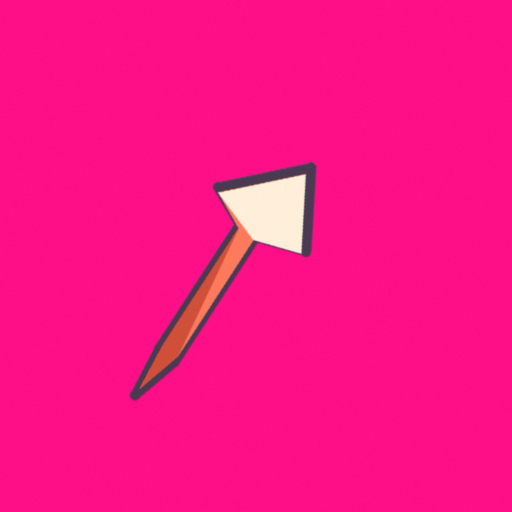
#> input picture artpipe/fixtures/generated_fire_projectile_raw.png, 1024 x 1024 px, given as the content of the folder fixtures/generated_fire_projectile_raw.png, which was not available (shown at 1/2 size)
$ python anim_post.py fixtures/generated_fire_projectile_raw.png --out out.png
#> lines starting #> are read from the running program, lines starting #| are printed output that depends on the picture; pictures that were not available may be replaced by others from this repository, and a replacement may not be noted
"""Hậu kỳ một chuỗi frame nhân vật 2D -> spritesheet dùng được trong game.

    python3 tools/artpipe/anim_post.py out/anim/hero/walk/s1000/rgba --out /tmp/walk \\
        --name walk --cell 128 --fps 10 --loop --count 8

Đầu vào là các PNG RGBA mà `anim.py` tải về (đã tách nền trên máy render). Không cần GPU,
không cần torch — chạy trên Mac, chạy lại bao nhiêu lần cũng được mà không tốn một giây GPU.

## Vì sao xử lý CẢ CHUỖI chứ không từng ảnh

Làn icon cắt/chuẩn hoá từng ảnh riêng, và đó đúng là cách làm hỏng animation: mỗi frame tự
cắt theo hộp bao của riêng nó thì nhân vật co giãn, nhảy lên nhảy xuống giữa các frame dù
video gốc đứng yên. Nên mọi quyết định hình học ở đây dựa trên **toàn chuỗi**:

  * một hộp bao chung (hợp của mọi frame) -> cùng một phép cắt + cùng một tỉ lệ cho mọi frame
  * pivot ở đáy giữa ô — chân nhân vật nằm cố định trên một đường
  * (tuỳ chọn) một bảng màu chung cho cả chuỗi — màu không "sôi" giữa các frame

## Số đo, không phải phán xét

`metrics()` in ra các con số để người chọn biến thể nhìn vào, và gắn cờ khi vượt ngưỡng. Nó
KHÔNG loại biến thể nào: ngưỡng chỉ đúng sau khi đo trên output thật của máy render, cùng luật
với làn mesh (xem `mesh.summarise_mesh`).
"""

from __future__ import annotations

import argparse
import json
import sys
from pathlib import Path

import numpy as np
from PIL import Image, ImageDraw

#: alpha > ngưỡng này mới tính là "thân nhân vật" khi đo hộp bao / silhouette. Thấp hơn là
#: viền mờ của matte — tính cả vào thì hộp bao phình theo nhiễu.
ALPHA_SOLID = 128

#: Ngưỡng gắn cờ. Đặt theo lý thuyết, CHƯA hiệu chỉnh trên output thật — sửa sau mẻ đầu.
FLAG_MIN_IOU = 0.55        # hai frame liền nhau trùng silhouette dưới mức này = nhảy hình
FLAG_LOOP_IOU = 0.70       # frame cuối -> frame đầu của vòng lặp
FLAG_DRIFT_X = 0.12        # trọng tâm trôi ngang quá 12% bề rộng ô = nhân vật đi khỏi chỗ
FLAG_AREA_RATIO = 1.8      # diện tích lớn nhất / nhỏ nhất — nhân vật phình/co bất thường
FLAG_COLOR_DRIFT = 28.0    # lệch màu trung bình (0-255) so với frame đầu = đổi màu áo/da


def load_frames(folder: Path) -> list[Image.Image]:
    files = sorted(p for p in folder.glob("*.png"))
    if not files:
        raise SystemExit(f"không có PNG nào trong {folder}")
    return [Image.open(p).convert("RGBA") for p in files]


def select(n: int, loop: bool = False, count: int = 0, step: int = 1,
           start: int = 0, end: int = 0) -> list[int]:
    """Chọn chỉ số frame giữ lại.

    `loop`: graph vòng lặp ép frame cuối = frame đầu (cùng một ảnh anchor), nên giữ cả hai
    thì khi phát lặp sẽ có một nhịp đứng hình. Bỏ frame cuối.

    `count` thắng `step`: chia đều `count` frame trên đoạn đã cắt. Với vòng lặp, chia theo
    kiểu không lấy điểm cuối, để khoảng cách từ frame cuối quay về frame đầu cũng đều.
    """
    last = n - 1 if loop else n
    stop = last - end if end else last
    idx = list(range(start, max(start, stop)))
    if not idx:
        return []
    if count and count < len(idx):
        pos = np.linspace(0, len(idx), count, endpoint=False) if loop else \
            np.linspace(0, len(idx) - 1, count)
        return [idx[int(round(p))] for p in pos]
    return idx[::max(1, step)]


def union_bbox(frames: list[Image.Image],
               thr: int = ALPHA_SOLID) -> tuple[int, int, int, int] | None:
    box = None
    for f in frames:
        a = np.asarray(f)[:, :, 3] >= thr
        ys, xs = np.nonzero(a)
        if not len(xs):
            continue
        b = (int(xs.min()), int(ys.min()), int(xs.max()) + 1, int(ys.max()) + 1)
        box = b if box is None else (min(box[0], b[0]), min(box[1], b[1]),
                                     max(box[2], b[2]), max(box[3], b[3]))
    return box


# [14 lines left out: function fit_cells, not called in this run]


def fit_rest(frames: list[Image.Image], rest: tuple[int, int, int, int], cell: int,
             pad: int = 4, fill: float = 0.8) -> list[Image.Image]:
    """Khung CỐ ĐỊNH theo tư thế đứng — cùng tỉ lệ + cùng vị trí chân cho MỌI animation.

    `fit_cells` thu theo hộp bao của riêng một clip: clip có vầng sáng phép to thì nhân vật
    bị thu nhỏ hơn clip idle, vào game đổi animation là nhân vật đổi cỡ. Mọi clip đều bắt
    đầu từ cùng một anchor, nên frame đầu (tư thế đứng) là thước chung: nhân vật đứng cao
    `fill` phần ô, chân chạm đáy ô trừ `pad`. Cái gì vượt ra ngoài ô thì bị cắt — `metrics`
    gắn cờ khi xảy ra, để tăng cell hoặc giảm fill.
    """
    rw, rh = rest[2] - rest[0], rest[3] - rest[1]
    avail = cell - 2 * pad
    scale = min(avail * fill / rh, avail / rw)
    fw, fh = frames[0].size
    w, h = max(1, round(fw * scale)), max(1, round(fh * scale))
    cx = (rest[0] + rest[2]) / 2 * scale
    x, y = round(cell / 2 - cx), round(cell - pad - rest[3] * scale)
    out = []
    for f in frames:
        c = Image.new("RGBA", (cell, cell), (0, 0, 0, 0))
        big = f.resize((w, h), Image.LANCZOS)
        c.alpha_composite(big, (max(0, x), max(0, y)), (max(0, -x), max(0, -y)))
        out.append(c)
    return out


# [32 lines left out: functions palette_lock, harden_alpha, not called in this run]


def _iou(a: np.ndarray, b: np.ndarray) -> float:
    u = np.logical_or(a, b).sum()
    return float(np.logical_and(a, b).sum() / u) if u else 1.0


def metrics(cells: list[Image.Image], loop: bool, vfx: bool = False) -> dict:
    """Các con số để chọn biến thể: độ liền mạch, độ trôi, độ giữ danh tính."""
    arr = [np.asarray(c) for c in cells]
    masks = [a[:, :, 3] >= ALPHA_SOLID for a in arr]
    cell = arr[0].shape[1]
    ious = [_iou(masks[i], masks[i + 1]) for i in range(len(masks) - 1)]
    areas = [int(m.sum()) for m in masks]
    cx = [float(np.nonzero(m)[1].mean()) if m.any() else cell / 2 for m in masks]
    mean_rgb = [a[:, :, :3][m].mean(axis=0) if m.any() else np.zeros(3)
                for a, m in zip(arr, masks)]
    color = [float(np.abs(c - mean_rgb[0]).mean()) for c in mean_rgb]

    d = {
        "frames": len(cells),
        "iou_min": round(min(ious), 3) if ious else 1.0,
        "iou_mean": round(float(np.mean(ious)), 3) if ious else 1.0,
        "drift_x": round((max(cx) - min(cx)) / cell, 3),
        "area_ratio": round(max(areas) / max(1, min(areas)), 3),
        "color_drift": round(max(color), 1),
        "empty_frames": sum(1 for a in areas if a == 0),
        "clipped_frames": sum(1 for m in masks
                              if m[0].any() or m[-1].any() or m[:, 0].any() or m[:, -1].any()),
    }
    if loop and len(masks) > 1:
        d["loop_iou"] = round(_iou(masks[-1], masks[0]), 3)

    flags = []
    if d["empty_frames"]:
        flags.append(f"{d['empty_frames']} frame trống (matte ăn mất nhân vật)")
    if d["clipped_frames"]:
        flags.append(f"{d['clipped_frames']} frame chạm mép ô (bị cắt) — tăng cell hoặc giảm fill")
    if d["iou_min"] < FLAG_MIN_IOU:
        flags.append(f"nhảy hình giữa 2 frame (iou_min {d['iou_min']})")
    if d.get("loop_iou", 1.0) < FLAG_LOOP_IOU:
        flags.append(f"vòng lặp không khép (loop_iou {d['loop_iou']})")
    if d["drift_x"] > FLAG_DRIFT_X:
        flags.append(f"nhân vật trôi ngang (drift_x {d['drift_x']}) — prompt thiếu 'in place'?")
    if d["area_ratio"] > FLAG_AREA_RATIO:
        flags.append(f"thân phình/co bất thường (area_ratio {d['area_ratio']})")
    if d["color_drift"] > FLAG_COLOR_DRIFT and not vfx:  # hiệu ứng CỐ Ý đổi màu
        flags.append(f"đổi màu giữa chừng (color_drift {d['color_drift']})")
    d["flags"] = flags
    return d


# [35 lines left out: functions key_black, extreme_index, not called in this run]


def edge_flicker(cells: list[Image.Image]) -> float:
    """Độ rung viền: chênh alpha trung bình giữa 2 frame liền nhau, chỉ trên pixel viền.

    Chỉ để theo dõi. Đã thử san bằng trung vị 3 frame trên pixel viền (2026-09-23): idle
    6.98 -> 6.83, walk/punch còn TĂNG — rung chủ yếu là chuyển động thật + khử răng cưa khi
    thu nhỏ, không phải mask BiRefNet nhảy. Nên bỏ, không để lại núm vô tác dụng.
    """
    a = [np.asarray(c)[:, :, 3].astype(np.int16) for c in cells]
    vals = []
    for x, y in zip(a, a[1:]):
        soft = ((x > 0) & (x < 255)) | ((y > 0) & (y < 255))
        if soft.any():
            vals.append(float(np.abs(x - y)[soft].mean()))
    return round(float(np.mean(vals)), 2) if vals else 0.0


# [11 lines left out: function sharpen, not called in this run]


def strip(cells: list[Image.Image]) -> Image.Image:
    cell = cells[0].width
    s = Image.new("RGBA", (cell * len(cells), cell), (0, 0, 0, 0))
    for i, c in enumerate(cells):
        s.alpha_composite(c, (i * cell, 0))
    return s


def preview_gif(cells: list[Image.Image], path: Path, fps: int, scale: int = 2,
                bg=(42, 42, 53), durations: list[int] | None = None) -> None:
    """GIF để xem nhanh trên Mac (Quick Look). Nền đặc — chỉ để xem, không đưa vào game."""
    frames = []
    for c in cells:
        b = Image.new("RGBA", c.size, bg + (255,))
        b.alpha_composite(c)
        frames.append(b.convert("RGB").resize((c.width * scale, c.height * scale),
                                              Image.NEAREST))
    base = 1000 / max(1, fps)
    dur = [max(20, round(base * d)) for d in (durations or [1] * len(frames))]
    frames[0].save(path, save_all=True, append_images=frames[1:], loop=0,
                   duration=dur, disposal=2)


def process(src: Path, out: Path, name: str, cfg: dict) -> dict:
    """Toàn bộ hậu kỳ cho một biến thể. `cfg` dùng đúng các khoá của manifest anim."""
    frames = load_frames(src)
    loop = bool(cfg.get("loop"))
    keep = select(len(frames), loop=loop, count=int(cfg.get("count", 0)),
                  step=int(cfg.get("step", 1)), start=int(cfg.get("trim_start", 0)),
                  end=int(cfg.get("trim_end", 0)))
    if not keep:
        raise SystemExit(f"{src}: không còn frame nào sau khi cắt/chọn")
    vfx = None
    if cfg.get("vfx_key") == "luma":
        raw_dir = src.parent / "raw"
        if not raw_dir.is_dir():
            raise SystemExit(f"vfx_key=luma cần frame gốc ở {raw_dir}")
        frames, _ = key_black(frames, load_frames(raw_dir), use_char=False)
        rest0 = frames[0]
    elif cfg.get("vfx_key") == "black":
        raw_dir = src.parent / "raw"
        if not raw_dir.is_dir():
            raise SystemExit(f"vfx_key=black cần frame gốc ở {raw_dir}")
        rest0 = frames[0]                       # khung chuẩn lấy từ mask nhân vật, trước khi gộp
        frames, vfx = key_black(frames, load_frames(raw_dir))
    else:
        rest0 = frames[0]
    chosen = [frames[i] for i in keep]
    # Hiệu ứng thuần: rìa sáng mờ (alpha thấp) VẪN là hình — khung theo ngưỡng đặc sẽ cắt cụt
    # quầng sáng. Nhân vật thì ngược lại: viền mờ của matte không được làm phình khung.
    box = union_bbox(chosen, 16 if cfg.get("vfx_key") == "luma" else ALPHA_SOLID)
    if box is None:
        raise SystemExit(f"{src}: mọi frame đều trong suốt — matte hỏng hoặc sai thư mục")

    cell, pad = int(cfg.get("cell", 128)), int(cfg.get("pad", 4))
    framing = cfg.get("framing", "rest")
    rest = union_bbox([rest0]) if framing == "rest" else None
    fill = float(cfg.get("fill", 0.8))
    if rest is not None:
        box = rest
        cells = fit_rest(chosen, rest, cell, pad, fill)
        vcells = fit_rest([vfx[i] for i in keep], rest, cell, pad, fill) if vfx else None
    else:  # "union": ô vừa khít riêng clip này — chỉ dùng khi clip không cần khớp clip khác
        cells = fit_cells(chosen, box, cell, pad)
        vcells = fit_cells([vfx[i] for i in keep], box, cell, pad) if vfx else None
    if int(cfg.get("sharpen", 0)):
        cells = sharpen(cells, int(cfg["sharpen"]))
    if int(cfg.get("colors", 0)):
        cells = palette_lock(cells, int(cfg["colors"]))
    if int(cfg.get("alpha_threshold", 0)):
        cells = harden_alpha(cells, int(cfg["alpha_threshold"]))

    out.mkdir(parents=True, exist_ok=True)
    (out / "frames").mkdir(exist_ok=True)
    for i, c in enumerate(cells):
        c.save(out / "frames" / f"{name}_{i:02d}.png")
    strip(cells).save(out / f"{name}_sheet.png")
    if vcells:
        strip(vcells).save(out / f"{name}_vfx_sheet.png")
    fps = int(cfg.get("fps", 10))
    # Giữ lâu ở đỉnh động tác: đòn đánh có lực nhờ khoảnh khắc "đứng lại" ở điểm ra đòn,
    # không phải nhờ thêm frame. Ghi thành thời lượng từng frame, không nhân bản ảnh.
    durations = [1] * len(cells)
    hold = int(cfg.get("hold_extreme", 0))
    peak = extreme_index(cells) if hold > 1 else None
    if peak is not None:
        durations[peak] = hold
    preview_gif(cells, out / f"{name}_preview.gif", fps, durations=durations)

    meta = {
        "name": name, "cell": cell, "count": len(cells), "fps": fps, "loop": loop,
        "layout": "horizontal_strip", "pivot": [0.5, 0.0],
        "source_frames": len(frames), "kept_indices": keep,
        "framing": "rest" if rest is not None else "union",
        "crop_box": list(box), "durations": durations, "peak_frame": peak,
        "vfx_layer": f"{name}_vfx_sheet.png" if vcells else None,
        "metrics": {**metrics(cells, loop, vfx=bool(vcells)), "edge_flicker": edge_flicker(cells)},
    }
    (out / f"{name}.json").write_text(json.dumps(meta, indent=2, ensure_ascii=False), "utf-8")
    return meta


# [20 lines left out: function review_sheet, not called in this run]


def main() -> int:
    try:
        sys.stdout.reconfigure(encoding="utf-8")
    except (AttributeError, ValueError):
        pass
    ap = argparse.ArgumentParser(description="chuỗi frame RGBA -> spritesheet + số đo")
    ap.add_argument("src", type=Path, help="thư mục PNG RGBA (vd .../s1000/rgba)")
    ap.add_argument("--out", type=Path, required=True)
    ap.add_argument("--name", default="anim")
    ap.add_argument("--cell", type=int, default=128)
    ap.add_argument("--pad", type=int, default=4)
    ap.add_argument("--fps", type=int, default=10)
    ap.add_argument("--loop", action="store_true")
    ap.add_argument("--count", type=int, default=0, help="số frame giữ lại, chia đều")
    ap.add_argument("--step", type=int, default=1, help="lấy 1 trong mỗi N frame")
    ap.add_argument("--trim-start", type=int, default=0)
    ap.add_argument("--trim-end", type=int, default=0)
    ap.add_argument("--colors", type=int, default=0, help="khoá bảng màu chung (0 = tắt)")
    ap.add_argument("--alpha-threshold", type=int, default=0, help="alpha nhị phân (0 = tắt)")
    a = ap.parse_args()
    meta = process(a.src, a.out, a.name, {
        "cell": a.cell, "pad": a.pad, "fps": a.fps, "loop": a.loop, "count": a.count,
        "step": a.step, "trim_start": a.trim_start, "trim_end": a.trim_end,
        "colors": a.colors, "alpha_threshold": a.alpha_threshold})
#> in process, `frames = load_frames(src)`: frames = 1 item
#> in process, `keep = select(len(frames), loop=loop, count=int(cfg.get("count", 0)), ..`: keep = [0]
#> in process, `chosen = [frames[i] for i in keep]`: chosen = 1 item
#> the loop in union_bbox, `for f in frames:` made 1 pass
#> box on pass 1: (0, 0, 1024, 1024)
#> in process, `box = union_bbox(chosen, 16 if cfg.get("vfx_key") == "luma" else ALPHA..`: box = (0, 0, 1024, 1024)
#> in fit_rest, `rw, rh = rest[2] - rest[0], rest[3] - rest[1]`: rw = 1024
#> in fit_rest, `scale = min(avail * fill / rh, avail / rw)`: scale = 0.0938
#> in fit_rest, `w, h = max(1, round(fw * scale)), max(1, round(fh * scale))`: w = 96
#> in fit_rest, `cx = (rest[0] + rest[2]) / 2 * scale`: cx = 48
#> in fit_rest, `x, y = round(cell / 2 - cx), round(cell - pad - rest[3] * scale)`: x = 16; y = 28
#> the loop in fit_rest, `for f in frames:` made 1 pass
#> pass 1, in fit_rest, `big = f.resize((w, h), Image.LANCZOS)`:
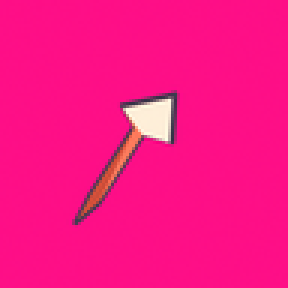
#> big: PIL image 96x96 RGBA (shown 3 times larger); mean R, G, B, A 250.5, 20, 134.2, 255
#> after the loop in fit_rest, `for f in frames:`:
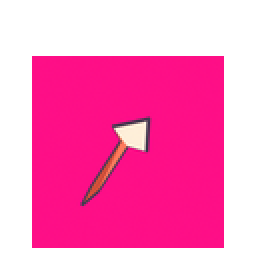
#> c: PIL image 128x128 RGBA (shown 2 times larger); mean R, G, B, A 140.9, 11.2, 75.5, 143.4; transparent parts drawn white
#> after the loop in fit_rest, `for f in frames:`: out = 1 item
#> the loop in process, `for i, c in enumerate(cells):` made 1 pass
#> the loop in strip, `for i, c in enumerate(cells):` made 1 pass
#> in process, `durations = [1] * len(cells)`: durations = [1]
#> the loop in preview_gif, `for c in cells:` made 1 pass
#> pass 1, in preview_gif, `b = Image.new("RGBA", c.size, bg + (255,))`:
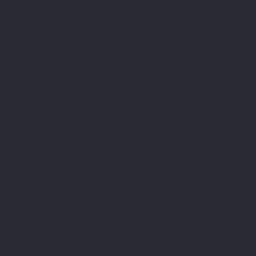
#> b: PIL image 128x128 RGBA (shown 2 times larger); mean R, G, B, A 42, 42, 53, 255
#> after the loop in preview_gif, `for c in cells:`:
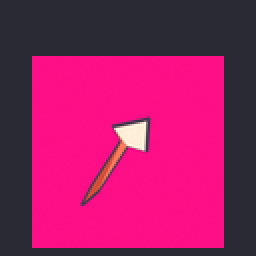
#> b: PIL image 128x128 RGBA (shown 2 times larger); mean R, G, B, A 159.3, 29.6, 98.7, 255
#> after the loop in preview_gif, `for c in cells:`: frames = 1 item
#> in preview_gif, `dur = [max(20, round(base * d)) for d in (durations or [1] * len(frame..`: dur = [100]
#> in preview_gif, `frames[0].save(path, save_all=True, append_images=frames[1:], loop=0, ..`:
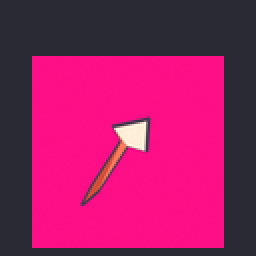
#> saved as anim_preview.gif: PIL image 256x256 RGB; mean R, G, B 159.3, 29.6, 98.7
#> in metrics, `arr = [np.asarray(c) for c in cells]`: arr = 1 item
#> in metrics, `ious = [_iou(masks[i], masks[i + 1]) for i in range(len(masks) - 1)]`: ious = []
#> in metrics, `areas = [int(m.sum()) for m in masks]`: areas = [9216]
#> in metrics, `cx = [float(np.nonzero(m)[1].mean()) if m.any() else cell / 2 for m in..`: cx = [63.5]
#> in metrics, `mean_rgb = [a[:, :, :3][m].mean(axis=0) if m.any() else np.zeros(3) fo..`: mean_rgb = [[250.5, 19.98, 134.2]]
#> in metrics, `color = [float(np.abs(c - mean_rgb[0]).mean()) for c in mean_rgb]`: color = [0]
#> in metrics, `d = { "frames": len(cells), "iou_min": round(min(ious), 3) if ious els..`: d = {'frames': 1, 'iou_min': 1, 'iou_mean': 1, 'drift_x': 0, 'area_ratio': 1, 'color_drift': 0, 'empty_frames': 0, 'clipped_frames': 0}
#> in edge_flicker, `a = [np.asarray(c)[:, :, 3].astype(np.int16) for c in cells]`: a = 1 item
#> after the loop in edge_flicker, `for x, y in zip(a, a[1:]):`: vals = []
#> meta = 15 items
    m = meta["metrics"]
#> m = 10 items
    print(f"{meta['count']} frame · iou_min {m['iou_min']} · drift_x {m['drift_x']} · "
          f"color_drift {m['color_drift']}" + (f" · loop_iou {m['loop_iou']}" if "loop_iou" in m else ""))
#| 1 frame · iou_min 1.0 · drift_x 0.0 · color_drift 0.0
    for f in m["flags"]:
        print(f"  ! {f}")
#> this loop made 0 passes
    print(f"-> {a.out}")
    return 0


if __name__ == "__main__":
    raise SystemExit(main())
#> (the program exits here)
